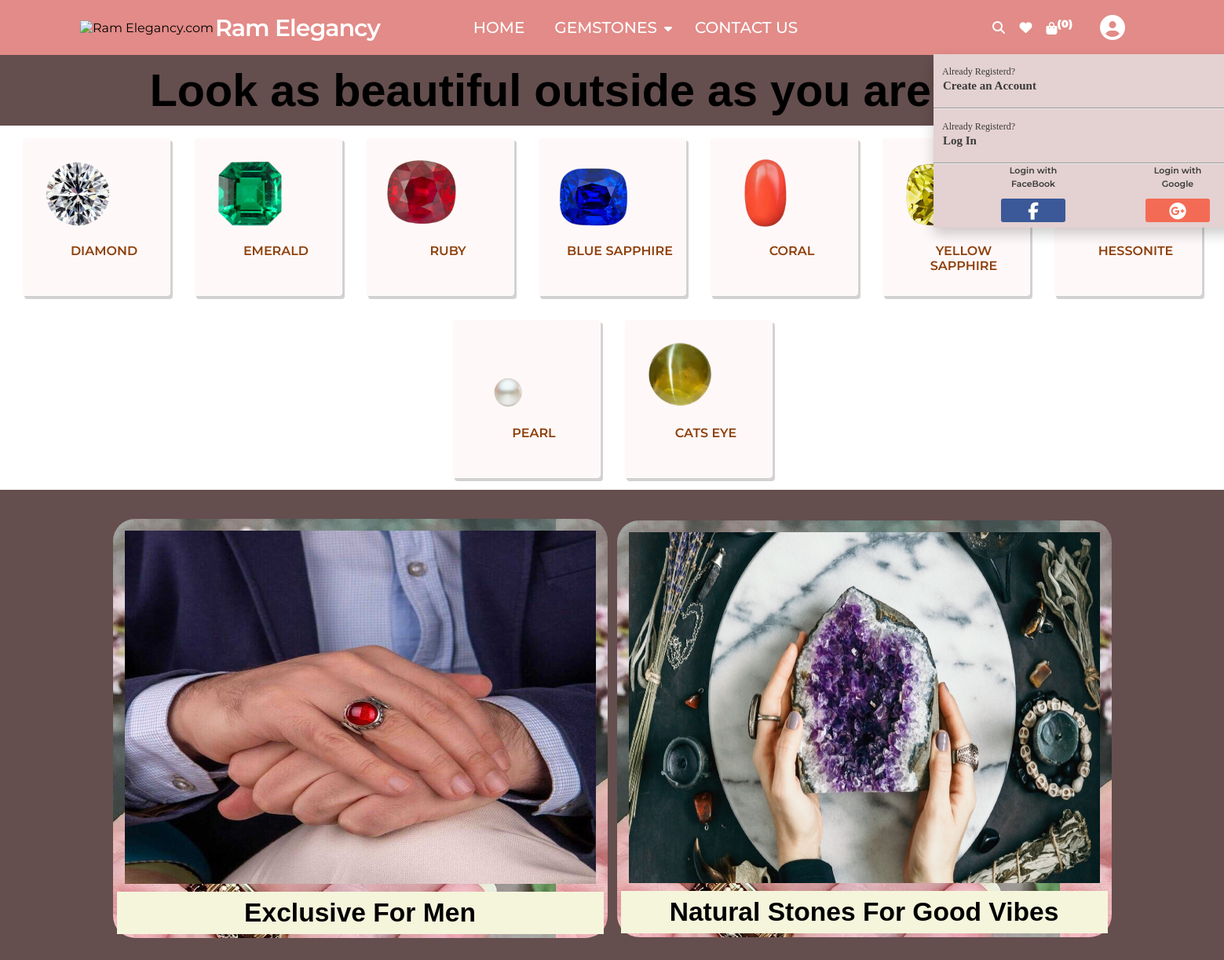
Page /ram_app/p_stone/ on the earlier database version.
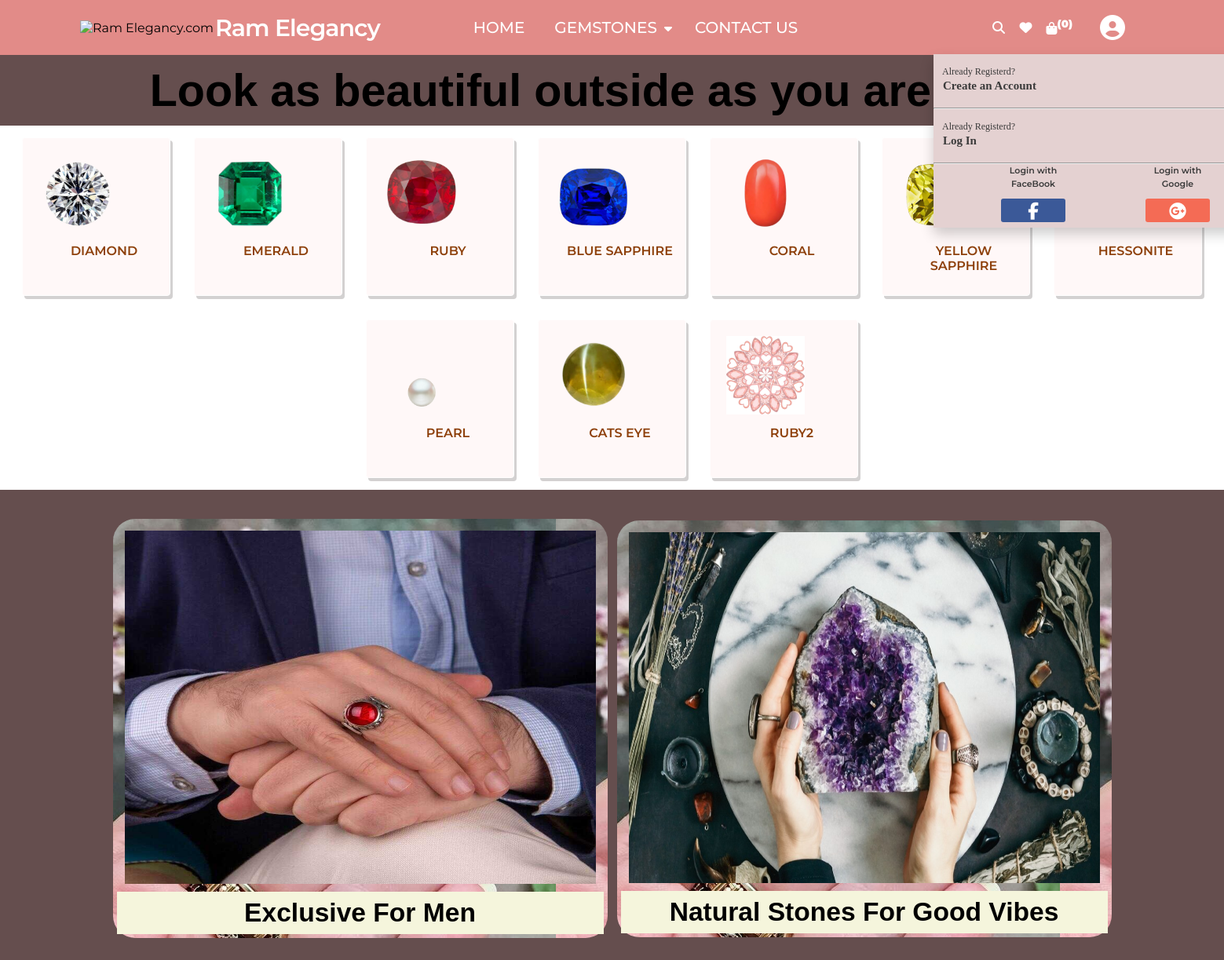
Same page on the later database version.
### ram_app/models.py (models this page shows, shortened)
class P_stone(models.Model):
    p_name=models.CharField(max_length=30)
    image=models.ImageField(upload_to="p_stone_images",default="")
    path=models.CharField(max_length=300)

### ram_app/views.py (the view)
# urls.py: path('p_stone/', views.p_stone, name="p_Stone"),
def p_stone(request):
    p_list=P_stone.objects.all()
    n= len(p_list)
    params={ 'p_stone_list':p_list}
    return render(request, 'ram_app/p-stone.html',params)

### ram_app/templates/ram_app/p-stone.html (shortened to what this page needs)
{% extends 'ram_app/basic.html' %}
{% load static %}
{% block css %}
<link rel="stylesheet" href="{% static 'r_assets/rcss/basic.css' %}">{% endblock %}
{% block body %}
<h1 class="h-primary center">Look as beautiful outside as you are within</h1>
<div class="p_container">
    {% for i in p_stone_list %}
    <div class="row">
        <div class="col">
            <a href="{{i.path}}"><img src="/media/{{i.image}}"></a>
            <div class="p_desc">
                <p>{{i.p_name}}</p>
            </div>
        </div>
    </div>{% endfor %}
</div>
<section class="services-container">
    <div id="services">
        <div class="box">
            <img src='{% static "r_assets/img/p_stone_carousal/men.jpg" %}' alt=""
                style="width:600px; height:450px; margin:10px;"></a>
            <h2 class="h-secondary center" style="padding:8px; background-color: beige;">Exclusive For Men</h2>
        </div>
        <div class="box">
            <img src='{% static "r_assets/img/p_stone_carousal/vibes.jpg" %}' alt=""
                style="width:600px; height:447px; margin:10px;"></a>
            <h2 class="h-secondary center" style="padding:8px; background-color: beige;">Natural Stones For Good Vibes
            </h2>
        </div>
    </div>
</section>
{% endblock %}

Differences in the rows shown:
added P_stone: image (picture), p_name "RUBY2"
